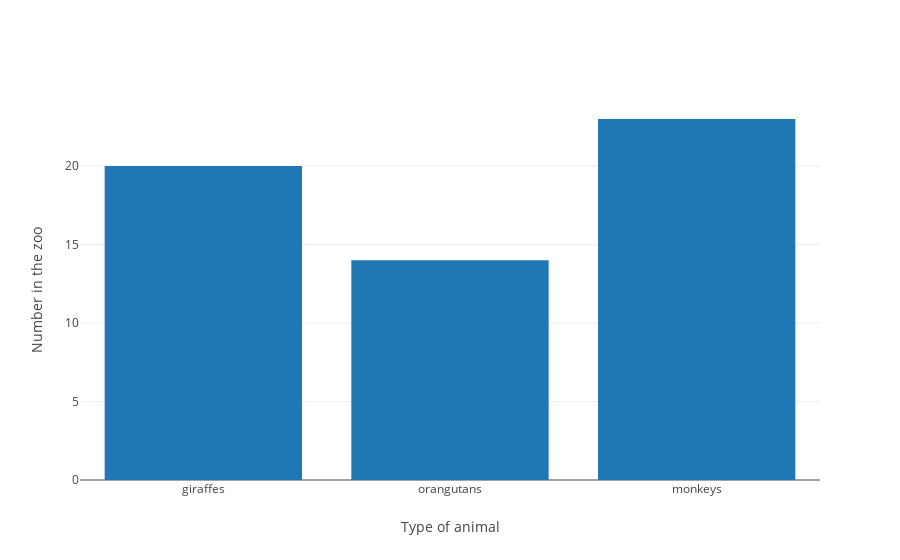

Notebook source saved alongside this figure:
### Code cell
# Finally, display your figure 
fig = go.Figure(data=my_data, layout=my_layout)
iplot(fig) # inside the Jupyter notebook
plot(fig) # in your browswer

### Figure 1 — Plotly figure (JSON) as saved in the notebook; plotly's stock layout.template omitted (floating-point values rounded to 4 significant figures)
{"data": [{"type": "bar", "uid": "bdf87948-48b8-4002-b2b1-bc72ee8a3e53", "x": ["giraffes", "orangutans", "monkeys"], "y": [20, 14, 23]}], "layout": {"xaxis": {"title": {"text": "Type of animal"}}, "yaxis": {"title": {"text": "Number in the zoo"}}}}
